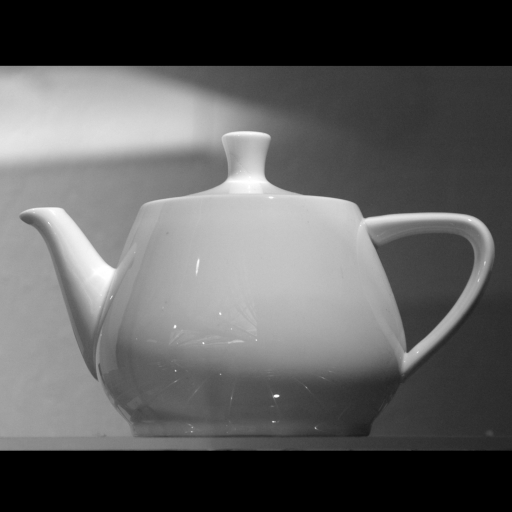
#> input picture include/CudaCommon/data/teapot512.pgm, 512 x 512 px
$ python -i d155_sbs.py   (imports and definitions only)
#> lines starting #> are read from the running program, lines starting #| are printed output that depends on the picture
#> `sheet = Image.new("RGB", (cw * len(times), ch * 2 + 60), (255, 255, 25..`: sheet: PIL image 3840x1140 RGB; every value is 255
"""d155_sbs.py LEFT_DIR RIGHT_DIR OUT_DIR -- D155 demo: the side-by-side frames (1920 x 1080) and the contact sheet from two
render_deliverable.py frame folders (4K studio frames NNNN.jpg, 20 kept frames a second): the central half of each
frame scaled to 960 x 1080, left "frozen", right "elastic-period ramp", a time label; frames 0..120 (6 s) and a 1 s hold
of the last; the contact sheet at t = 0.25 / 0.5 / 0.75 / 1 / 1.5 / 2 / 3 s and each run's end (its last kept frame)."""
import glob
import os
import sys

import matplotlib
from PIL import Image, ImageDraw, ImageFont

L, R, OUT = sys.argv[1], sys.argv[2], sys.argv[3]
# [1 line not run here, left out]
FONT = os.path.join(os.path.dirname(matplotlib.__file__), "mpl-data", "fonts", "ttf", "DejaVuSans.ttf")
big, small = ImageFont.truetype(FONT, 40), ImageFont.truetype(FONT, 30)
INK = (40, 40, 40)


def frames(d):
    return {int(os.path.basename(p)[:-4]): p for p in glob.glob(f"{d}/frames/*.jpg")}


fl, fr = frames(L), frames(R)


def half(p, w=960, h=1080):
#> called with w = 960, h = 1080
    im = Image.open(p).convert("RGB")
    W, H = im.size
#> W = 512; H = 512
    return im.crop((W // 4, 0, W - W // 4, H)).resize((w, h), Image.LANCZOS)
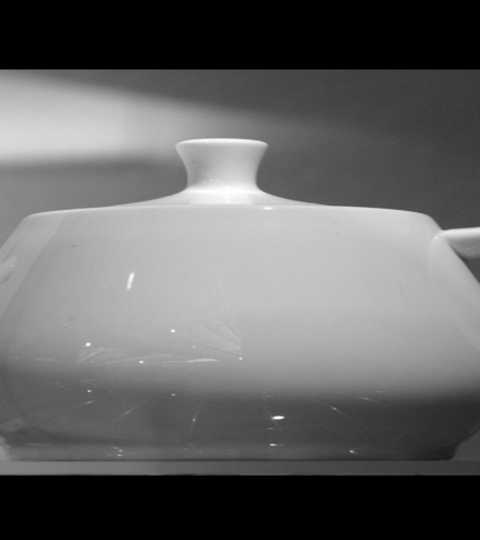
#> returned value: PIL image 960x1080 RGB (shown at 1/2 size); min 0, max 255, mean 100


def label(img, text, xy, font):
    ImageDraw.Draw(img).text(xy, text, fill=INK, font=font)


# [1 line that did not run here, left out]
# [1 line that did not run here, left out]
# [9 lines not run here, left out]
times = [0.25, 0.5, 0.75, 1.0, 1.5, 2.0, 3.0, None]
cw, ch = 480, 540
sheet = Image.new("RGB", (cw * len(times), ch * 2 + 60), (255, 255, 255))
# [12 lines not run here, left out]

>>> result = half('../../../../include/CudaCommon/data/teapot512.pgm')
